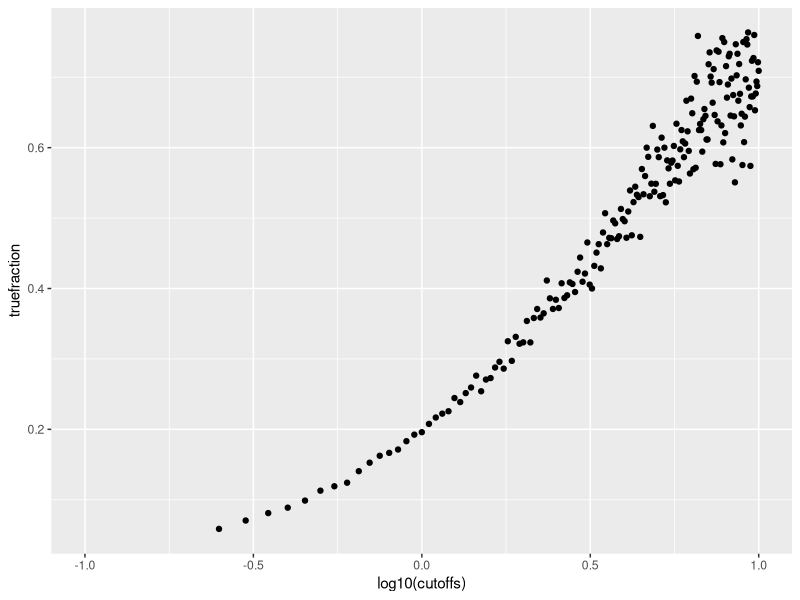
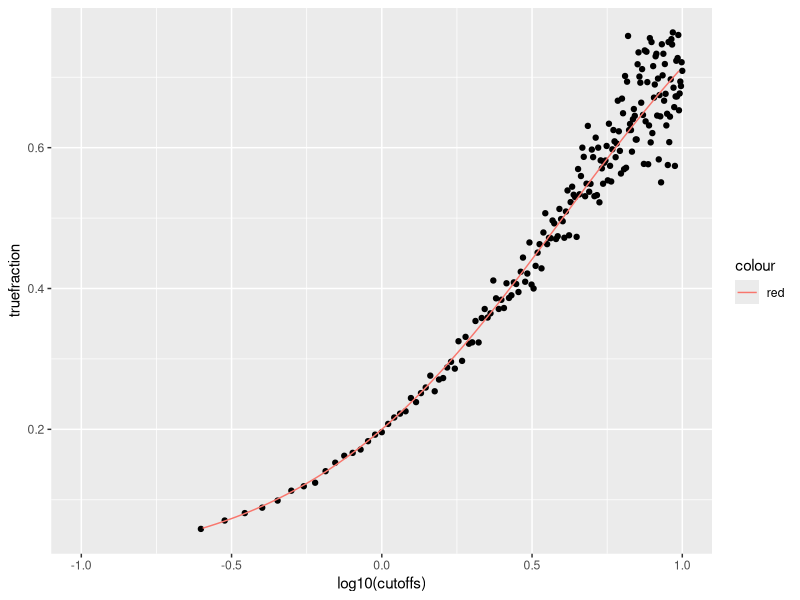
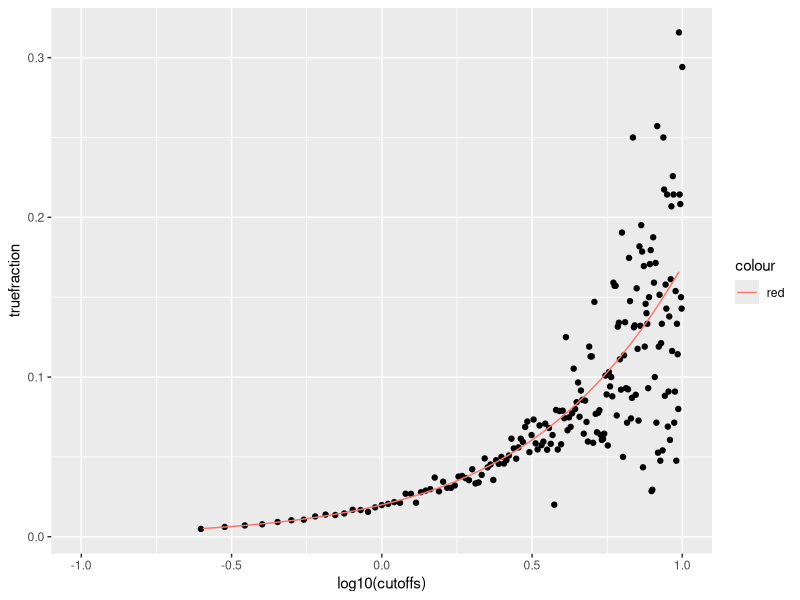
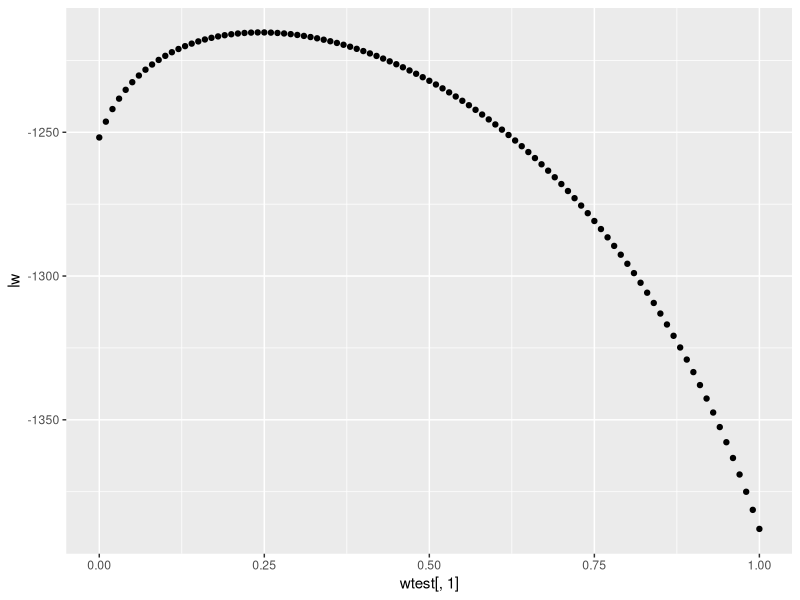
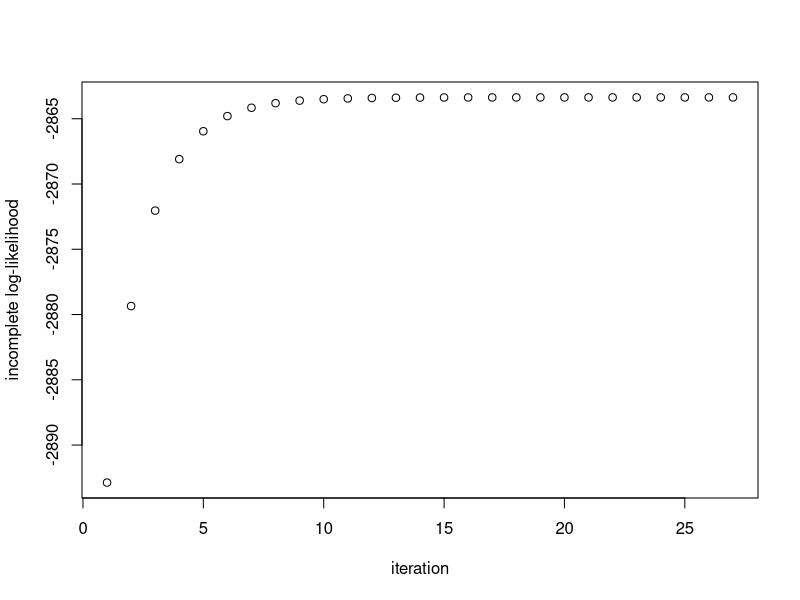
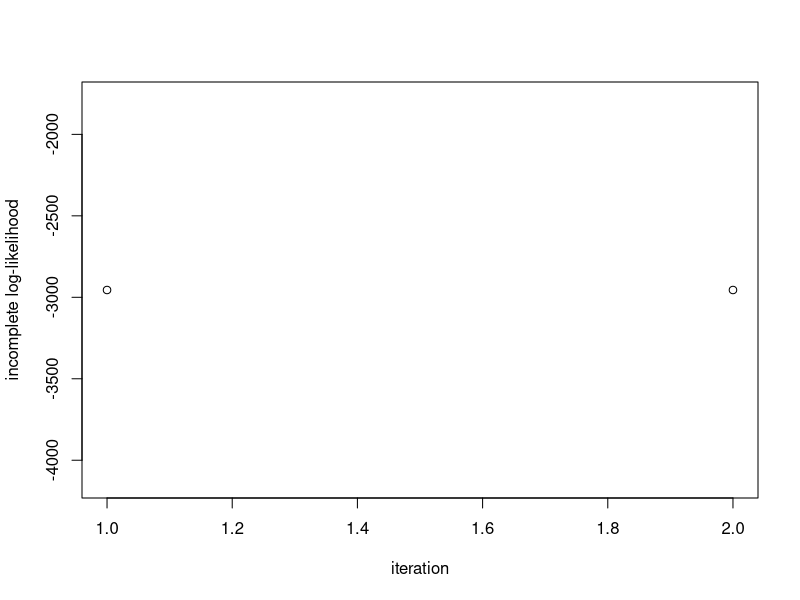
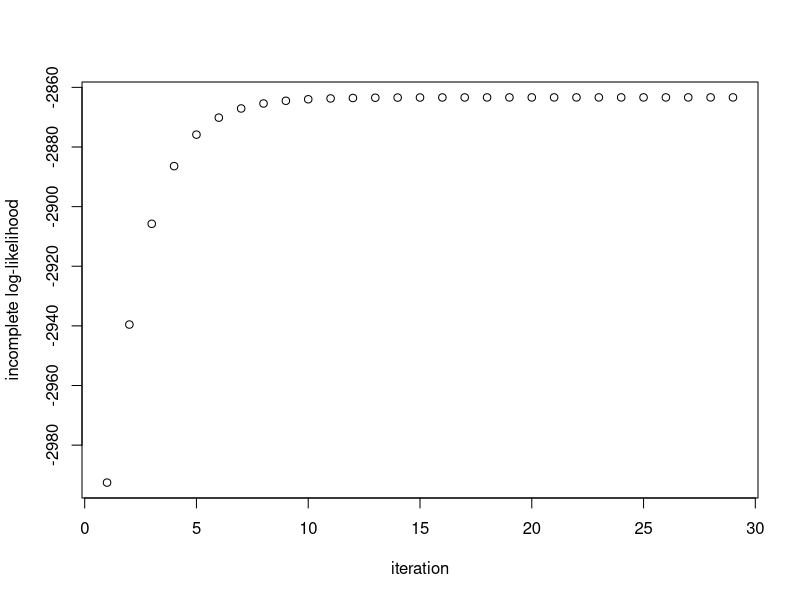
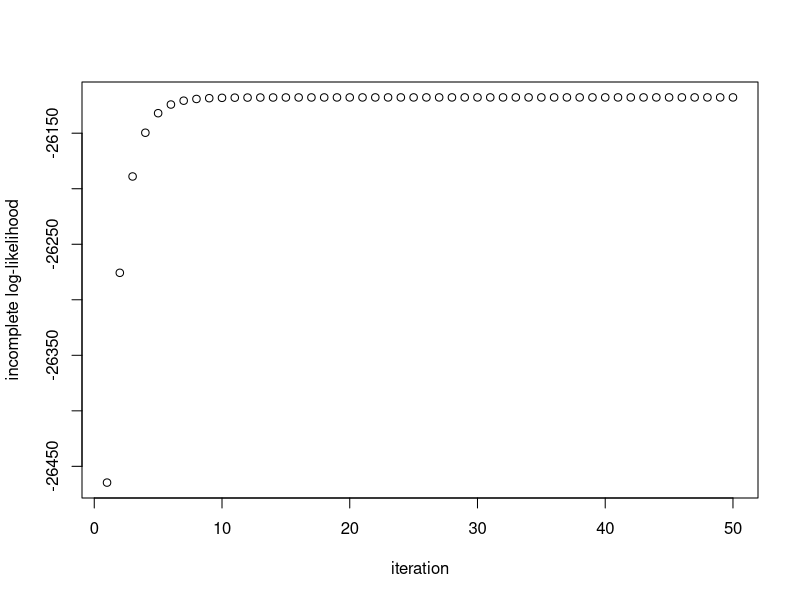

Generate these figures, in order, with R:
## ---- chunk 1
library(ggplot2)
set.seed(10)
## ---- chunk 2
simulatePopulation <- function(pDisease, nPeople) {
  diseaseState <- rbinom(nPeople, 1, pDisease)
  # rgamma scale: 1 -> diseased, 1/2 -> normal
  proteinConcentration <- rgamma(nPeople, scale=(1/(1+(1-diseaseState))),
                                 shape=2)
  return(cbind(x=proteinConcentration, z=diseaseState))
}
## ---- chunk 3
computeLR <- function(diseaseTable) {
  # The LR is diseased/normal.
  LR <- dgamma(diseaseTable[,1], scale=1, shape=2) / dgamma(diseaseTable[,1],
                                                            scale=.5, shape=2)
  return(LR)
}
## ---- chunk 4
computeTrueFraction <- function(population, cmin, cmax, stepsize, threshold) {
  cutoffs <- c()
  truefraction <- c()
  LR <- computeLR(population)
  
  # Find the ratio of all diseased individuals with a LR == cutoff +- threshold
  # (arbitrary value) to the total number of counts with LR == cutoff +-
  # threshold.
  for (c in seq(cmin, cmax, stepsize)) {
    fraction <- sum(abs(LR - c) < threshold & population[,2]) / sum(abs(LR - c) < threshold)
    cutoffs <- append(cutoffs, c)
    truefraction <- append(truefraction, fraction)
  }
  return(cbind(cutoffs, truefraction))
}
## ---- chunk 5
n <- 1000000 # the more, the merrier
p <- .2
population <- simulatePopulation(p, n)

results <- as.data.frame(computeTrueFraction(population, .1, 10, .05, .01))
plt <- ggplot(results) + aes(x=log10(cutoffs), y=truefraction) +
  geom_point()
plt
## ---- chunk 6
x <- seq(log(.25), log(40), .05)
lr <- dgamma(x, scale=1, shape=2)/dgamma(x, scale=.5, shape=2)
tf <- p*dgamma(x, scale=1, shape=2)/(p * dgamma(x, scale=1, shape=2) +
                                    (1-p)*dgamma(x, scale=.5, shape=2))
expected = data.frame("Value"=x, "LR"=lr, "TrueFraction"=tf)

ggplot(results) + geom_point(aes(x=log10(cutoffs), y=truefraction)) +
  geom_line(data=expected, aes(x=log10(LR), y=TrueFraction, color='red'))
## ---- chunk 7
n <- 1000000
p <- .02
population <- simulatePopulation(p, n)

results <- as.data.frame(computeTrueFraction(population, .1, 10, .05, .01))

x = seq(.1, 10, .05)
x <- seq(log(.25), log(40), .05)
lr = dgamma(x, scale=1, shape=2)/dgamma(x, scale=.5, shape=2)
tf = p*dgamma(x, scale=1, shape=2)/(p * dgamma(x, scale=1, shape=2) +
                                    (1-p)*dgamma(x, scale=.5, shape=2))
expected = data.frame("Value"=x, "LR"=lr, "TrueFraction"=tf)

ggplot(results) + geom_point(aes(x=log10(cutoffs), y=truefraction)) +
  geom_line(data=expected, aes(x=log10(LR), y=TrueFraction, color='red'))
## ---- chunk 8
makeTuskMixture <- function(N, w, F) {
  Z = sample(1:length(w), N, prob=w, replace=TRUE)
  X = matrix(0, nrow=N, ncol=dim(F)[2])
  for (i in 1:N) {
    for (m in 1:dim(F)[2]) {
      X[i,m] = rbinom(1, 1, F[Z[i],m])
    }
  }
  return(list(X, Z))
}
## ---- chunk 9
computeLogLikelihood <- function(X, F, w) {
  lw = 0*1:dim(X)[1]
  for (i in 1:dim(X)[1]) {
    x = X[i,]
    L = function(f,x){ prod(f^x*(1-f)^(1-x)) }
    for (j in 1:dim(F)[1]) {
      f = F[j,]
      lw[i] = lw[i] + w[j]*L(f,x)
    }
    lw[i] = log10(lw[i])
  }
  return(sum(lw))
}
## ---- chunk 10
N <- 1000
w <- c(.25, .75)
F <- matrix(rbind(c(0.8, 0.2, 0.11, 0.17, 0.23, 0.25), c(0.40, 0.12, 0.21,
                                                         0.12, 0.02, 0.32)),
            nrow=2)

tmp <- makeTuskMixture(N,w,F)
X <- tmp[[1]]
Z <- tmp[[2]]

computeLogLikelihood(X,F,w)

wtest <- seq(0,1,.01)
wtest <- cbind(wtest,1-wtest)

lw <- 0*1:dim(wtest)[1]
for (i in 1:dim(wtest)[1]) {
  lw[i] <- computeLogLikelihood(X, F, wtest[i,])
}
qplot(wtest[,1], lw)
wtest[which.max(lw),]
## ---- chunk 11

# Adjusted provided compute.log.lik to compute the likelihoods for arbitrarily
# many mixture populations.
compute.log.lik <- function(X, L, w) {
  for (i in 1:length(w)) {
    L[,i] = L[,i]*w[i]
  }
  return(sum(log(rowSums(L))))
}

# Compute likelihood for entire dataset with arbitrarily many mixture
# populations. Returns matrix containing per-individual likelihood ratios (not
# the overall likelihood for the entire data set.
computeLikelihood <- function(X, w) {
  L = matrix(NA, nrow=dim(X)[1], ncol=length(w))
  for (i in 1:dim(L)[1]) {
    x = X[i,]
    l = function(f,x){ prod(f^x*(1-f)^(1-x)) }
    for (j in 1:dim(L)[2]) {
      L[i,j] = l(F[j,],x)
    }
  }
  return(L)
}

mixture.EM <- function(w.init, L, X) {
  
  w.curr <- w.init
  
  # store log-likehoods for each iteration
  log_liks <- c()
  ll       <- compute.log.lik(X, L, w.curr)
  log_liks <- c(log_liks, ll)
  delta.ll <- 1

  # while (delta.ll > 1e-5) {
  while (delta.ll > 1e-5) {
    w.curr   <- EM.iter(w.curr, L)
    ll       <- compute.log.lik(X, L, w.curr)
    log_liks <- c(log_liks, ll)
    delta.ll <- log_liks[length(log_liks)]  - log_liks[length(log_liks)-1]
  }
  return(list(w.curr, log_liks))
}

EM.iter <- function(w.curr, L, ...) {
  
  # E-step: compute E_{Z|X,w0}[I(Z_i = k)]
  z_ik <- L
  for(i in seq_len(ncol(L))) {
    z_ik[,i] <- w.curr[i]*z_ik[,i]
  }
  z_ik <- z_ik / rowSums(z_ik)
  
  # M-step
  w.next <- colSums(z_ik)/sum(z_ik)
  return(w.next)
}
## ---- chunk 12
N <- 1000
w <- c(.25, .75)
F <- matrix(rbind(c(0.8, 0.2, 0.11, 0.17, 0.23, 0.25), c(0.40, 0.12, 0.21,
                                                         0.12, 0.02, 0.32)),
            nrow=2)

tmp <- makeTuskMixture(N,w,F)
X <- tmp[[1]]
Z <- tmp[[2]]
L <- computeLikelihood(X, w)
## ---- chunk 13
ee <- mixture.EM(w.init=c(0.5,0.5), L, X)
print(paste("Estimate = (", round(ee[[1]][1],2), ",", round(ee[[1]][2],2), ")",
            sep=""))
plot(ee[[2]], ylab='incomplete log-likelihood', xlab='iteration')
## ---- chunk 14
ee <- mixture.EM(w.init=c(0.0,1.0), L, X)
print(paste("Estimate = (", round(ee[[1]][1],2), ",", round(ee[[1]][2],2), ")",
            sep=""))
plot(ee[[2]], ylab='incomplete log-likelihood', xlab='iteration')
## ---- chunk 15
ee <- mixture.EM(w.init=c(0.75,0.25), L, X)
print(paste("Estimate = (", round(ee[[1]][1],2), ",", round(ee[[1]][2],2), ")",
            sep=""))
plot(ee[[2]], ylab='incomplete log-likelihood', xlab='iteration')
## ---- chunk 16
N <- 10000
w <- c(.3, .1, .4, .2)
F <- matrix(rbind(c(.1, .3, .1, .4), c(.8, .5, .3, .8), c(.4, .6, .5, .1),
                  c(.9, .9, .4, .8)), nrow=4)

tmp <- makeTuskMixture(N,w,F)
X <- tmp[[1]]
Z <- tmp[[2]]
L <- computeLikelihood(X, w)
## ---- chunk 17
ee <- mixture.EM(w.init=c(0.4, 0.1, .2, .3), L, X)
print(paste("Estimate = (", round(ee[[1]][1],2), ", ", round(ee[[1]][2],2), 
            ", ", round(ee[[1]][3],2), ", ", round(ee[[1]][4],2), ")", sep=""))
plot(ee[[2]], ylab='incomplete log-likelihood', xlab='iteration')
## ---- chunk 18
ee <- mixture.EM(w.init=c(0.89, 0.01, .09, .01), L, X)
print(paste("Estimate = (", round(ee[[1]][1],2), ", ", round(ee[[1]][2],2), 
            ", ", round(ee[[1]][3],2), ", ", round(ee[[1]][4],2), ")", sep=""))
plot(ee[[2]], ylab='incomplete log-likelihood', xlab='iteration')
## ---- chunk 19
N <- 1000
w <- c(.25, .75)
F <- matrix(rbind(c(0.8, 0.2, 0.11, 0.17, 0.23, 0.25), c(0.40, 0.12, 0.21,
                                                         0.12, 0.02, 0.32)),
            nrow=2)

runs <- 100
mles <- 0*1:runs
llrs <- 0*1:runs
for (i in 1:runs) {

  tmp <- makeTuskMixture(N,w,F)
  X <- tmp[[1]]
  Z <- tmp[[2]]
  L <- computeLikelihood(X, w)

  ee <- mixture.EM(w.init=c(0.5, 0.5), L, X)

  mle <- ee[[1]][1]
  mles[i] <- mle
  llrs[i] <- 2*(computeLogLikelihood(X, F, c(mle, 1-mle)) -
                computeLogLikelihood(X, F, w))
}

# Use Freedman-Diaconis Rule for binwidth
qplot(mles, geom='histogram', binwidth=2*IQR(mles)*length(mles)^(-1/3))
## ---- chunk 20
qqnorm(mles)
## ---- chunk 21
qqplot(rchisq(1000, df=1), llrs)
